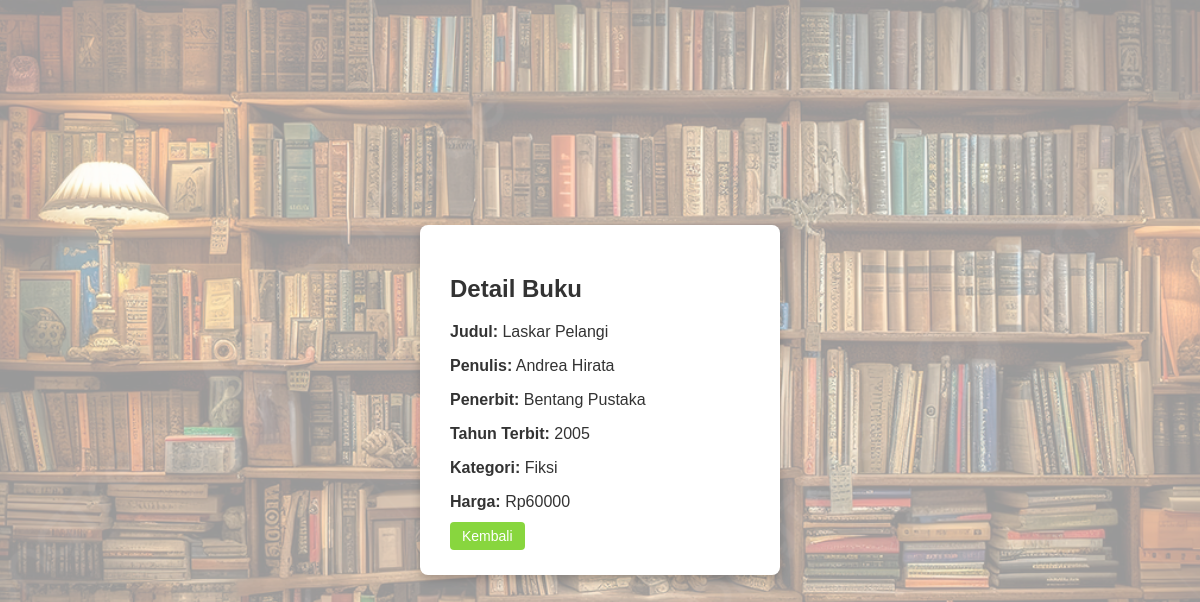
Screenshot of /detail.php?id=1 with the database file from the repository.
### tables this page shows
CREATE TABLE `crud_011` (
  `id` int(11) NOT NULL,
  `judul_buku` varchar(150) DEFAULT NULL,
  `penulis` varchar(100) DEFAULT NULL,
  `penerbit` varchar(100) DEFAULT NULL,
  `tahun_terbit` int(11) DEFAULT NULL,
  `harga` int(11) DEFAULT NULL,
  `kategori` varchar(50) DEFAULT NULL
);

### detail.php (the view, shortened to what this page needs)
<?php
include 'config.php';
$id = $_GET['id'];
$query = mysqli_query($conn, "SELECT * FROM crud_011 WHERE id=$id");
$data = mysqli_fetch_assoc($query);
?>
<!DOCTYPE html>
<html lang="id">
<head>
    <link rel="stylesheet" href="style.css">
</head>
<body>
    <div class="modal">
        <div class="modal-content">
            <h2>Detail Buku</h2>
            <p><strong>Judul:</strong> <?= $data['judul_buku'] ?></p>
            <p><strong>Penulis:</strong> <?= $data['penulis'] ?></p>
            <p><strong>Penerbit:</strong> <?= $data['penerbit'] ?></p>
            <p><strong>Tahun Terbit:</strong> <?= $data['tahun_terbit'] ?></p>
            <p><strong>Kategori:</strong> <?= $data['kategori'] ?></p>
            <p><strong>Harga:</strong><span> Rp</span><?= $data['harga']?></p>
            <a href="index.php" class="btn">Kembali</a>
        </div>
    </div>
</body>
</html>

### style.css (style rules this page uses)
body { font-family: 'Poppins', sans-serif; margin: 0; padding: 0; background: url('assets/latar.jpg') no-repeat center center fixed; background-size: cover; color: #333; }
body::before { content: ""; position: fixed; top: 0; left: 0; width: 100%; height: 100%; background: rgba(255,255,255,0.6); z-index: -1; }
.btn, .btn-edit, .btn-delete, .btn-detail { text-decoration: none; padding: 6px 12px; border-radius: 4px; color: white; font-size: 14px; }
.btn { background-color: #88d63e; }
.modal { display: flex; justify-content: center; align-items: center; height: 100vh; }
.modal-content { background: white; padding: 30px; border-radius: 8px; box-shadow: 0px 4px 10px rgba(0,0,0,0.2); width: 300px; }

### rows the page displays
crud_011: judul_buku "Laskar Pelangi", penulis "Andrea Hirata", penerbit "Bentang Pustaka", tahun_terbit "2005", kategori "Fiksi", harga "60000"
